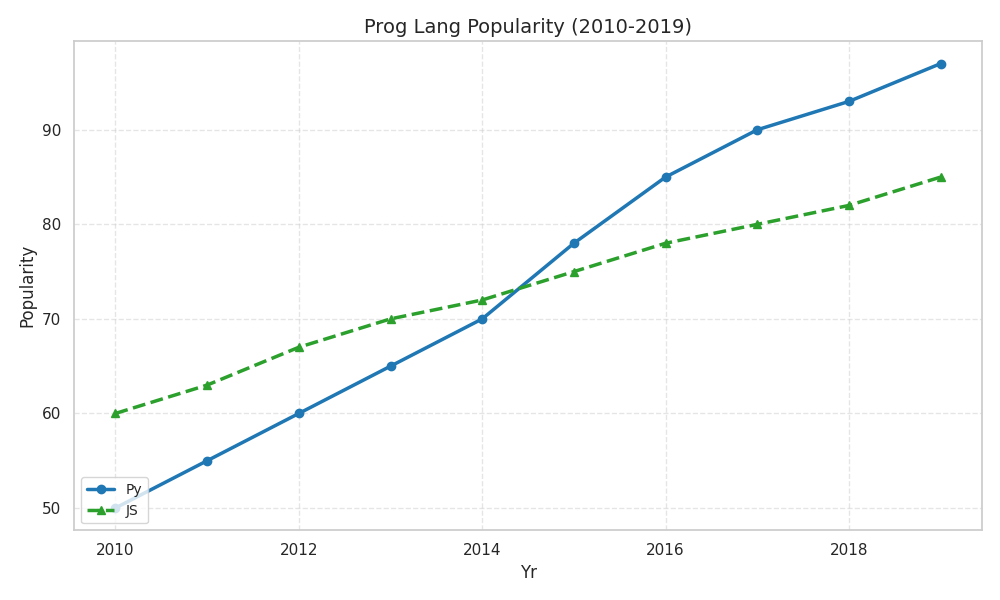

Write the Python code that produced this figure.
import matplotlib.pyplot as plt
import numpy as np

years = np.arange(2010, 2020)
python_popularity = np.array([50, 55, 60, 65, 70, 78, 85, 90, 93, 97])
javascript_popularity = np.array([60, 63, 67, 70, 72, 75, 78, 80, 82, 85])
# java_popularity data is removed

fig, ax = plt.subplots(figsize=(10, 6))

ax.plot(years, python_popularity, label='Py', color='tab:blue', marker='o', linewidth=2.5, linestyle='-')
ax.plot(years, javascript_popularity, label='JS', color='tab:green', marker='^', linewidth=2.5, linestyle='--')
# Removed Java plot

ax.set_xlabel('Yr', fontsize=12)
ax.set_ylabel('Popularity', fontsize=12)
ax.set_title('Prog Lang Popularity (2010-2019)', fontsize=14)

ax.grid(True, linestyle='--', alpha=0.5)
ax.legend(loc='lower left', fontsize=10)
plt.tight_layout()
plt.show()
